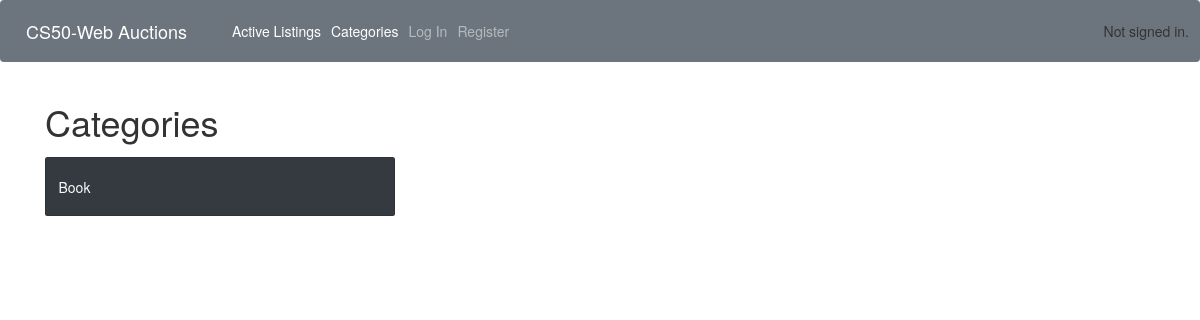
Page /categories/ on the earlier database version.
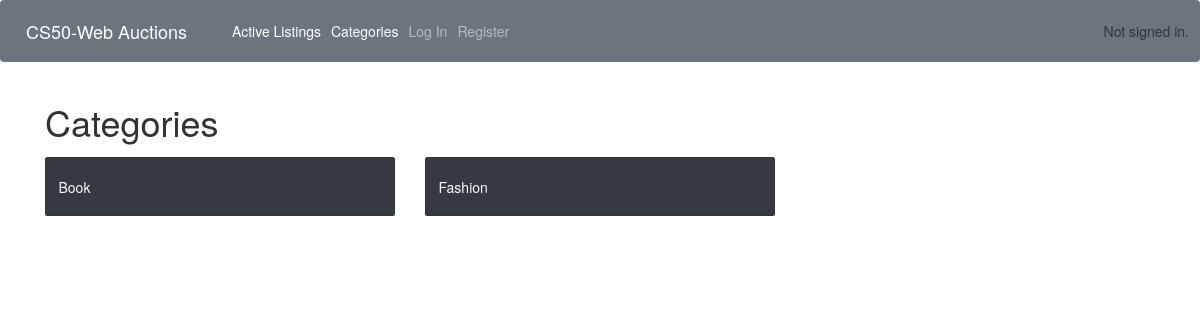
Same page on the later database version.
### auctions/models.py (models this page shows, shortened)
class Category(models.Model):
    title_category = models.CharField(max_length=100)

### auctions/views.py (the view)
# urls.py: path('categories/', views.categories, name="categories"),
def categories(request):
    categories = Category.objects.all()
    return render(request, "auctions/categories.html", {
        "categories" : categories
    })

### auctions/templates/auctions/categories.html
{% extends "auctions/layout.html" %}
{% block body %}
    <div class="container mt-4">
        <h1 class="mb-4">Categories</h1>
        <div class="row ">
        {% for category in categories %}
            <div class="col-md-4 mb-4 ">
            <div class="card h-100 bg-dark">
                <div class="card-body">
                <a href="{% url 'listings-by-category' category.id %}">
                    <h5 class="card-title text-light">{{ category.title_category }}</h5>
                </a>
                </div>
            </div>
            </div>
        {% endfor %}
        </div>
    </div>
{% endblock %}

Differences in the rows shown:
added Category: title_category "Fashion"
